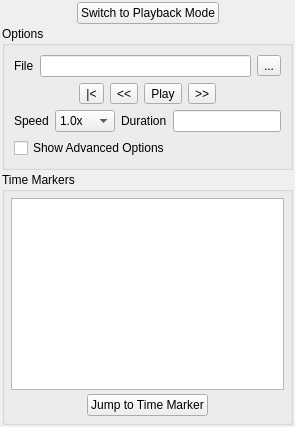
       <widget class="QWidget" name="mControlsPlaybackTab" >
        <attribute name="title" >
         <string>Playback</string>
        </attribute>
        <layout class="QVBoxLayout" >
         <property name="spacing" >
          <number>2</number>
         </property>
         <property name="margin" >
          <number>2</number>
         </property>
         <item>
          <layout class="QVBoxLayout" >
           <item>
            <layout class="QHBoxLayout" >
             <item>
              <spacer>
               <property name="orientation" >
                <enum>Qt::Horizontal</enum>
               </property>
               <property name="sizeHint" stdset="0" >
                <size>
                 <width>40</width>
                 <height>20</height>
                </size>
               </property>
              </spacer>
             </item>
             <item>
              <widget class="QPushButton" name="mPlaybackSwitchToPlaybackModePushButton" >
               <property name="toolTip" >
                <string>Switch to playback mode. This will disconnect you from the federation and </string>
               </property>
               <property name="text" >
                <string>Switch to Playback Mode</string>
               </property>
              </widget>
             </item>
             <item>
              <spacer>
               <property name="orientation" >
                <enum>Qt::Horizontal</enum>
               </property>
               <property name="sizeHint" stdset="0" >
                <size>
                 <width>40</width>
                 <height>20</height>
                </size>
               </property>
              </spacer>
             </item>
            </layout>
           </item>
          </layout>
         </item>
         <item>
          <widget class="QWidget" native="1" name="widget_2" >
           <layout class="QVBoxLayout" >
            <property name="spacing" >
             <number>0</number>
            </property>
            <property name="margin" >
             <number>0</number>
            </property>
            <item>
             <widget class="QGroupBox" name="mPlaybackOptionsGroupBox" >
              <property name="sizePolicy" >
               <sizepolicy vsizetype="Minimum" hsizetype="Preferred" >
                <horstretch>0</horstretch>
                <verstretch>0</verstretch>
               </sizepolicy>
              </property>
              <property name="title" >
               <string>Options</string>
              </property>
              <layout class="QVBoxLayout" >
               <item>
                <layout class="QHBoxLayout" >
                 <item>
                  <widget class="QLabel" name="mPlaybackFileLabel" >
                   <property name="text" >
                    <string>File</string>
                   </property>
                   <property name="buddy" >
                    <cstring>mRecordFileLineEdit</cstring>
                   </property>
                  </widget>
                 </item>
                 <item>
                  <widget class="QLineEdit" name="mPlaybackFileLineEdit" >
                   <property name="toolTip" >
                    <string>The input file. This is the file that you wish to play back.</string>
                   </property>
                   <property name="readOnly" >
                    <bool>true</bool>
                   </property>
                  </widget>
                 </item>
                 <item>
                  <widget class="QToolButton" name="mPlaybackFilePushButton" >
                   <property name="text" >
                    <string>...</string>
                   </property>
                  </widget>
                 </item>
                </layout>
               </item>
               <item>
                <layout class="QHBoxLayout" >
                 <item>
                  <spacer>
                   <property name="orientation" >
                    <enum>Qt::Horizontal</enum>
                   </property>
                   <property name="sizeHint" stdset="0" >
                    <size>
                     <width>40</width>
                     <height>20</height>
                    </size>
                   </property>
                  </spacer>
                 </item>
                 <item>
                  <widget class="QToolButton" name="mPlaybackStartOverPushButton" >
                   <property name="toolTip" >
                    <string>Restarts the playback of the scenario</string>
                   </property>
                   <property name="text" >
                    <string>|&lt;</string>
                   </property>
                  </widget>
                 </item>
                 <item>
                  <widget class="QToolButton" name="mPlaybackJumpToPrevTimeMarkerPushButton" >
                   <property name="toolTip" >
                    <string>Jumps to the previous time marker</string>
                   </property>
                   <property name="text" >
                    <string>&lt;&lt;</string>
                   </property>
                  </widget>
                 </item>
                 <item>
                  <widget class="QToolButton" name="mPlaybackPlayPushButton" >
                   <property name="toolTip" >
                    <string>Plays the current scenario</string>
                   </property>
                   <property name="text" >
                    <string>Play</string>
                   </property>
                  </widget>
                 </item>
                 <item>
                  <widget class="QToolButton" name="mPlaybackJumpToNextTimeMarkerPushButton" >
                   <property name="toolTip" >
                    <string>Jumps to the next time marker. </string>
                   </property>
                   <property name="text" >
                    <string>>></string>
                   </property>
                  </widget>
                 </item>
                 <item>
                  <spacer>
                   <property name="orientation" >
                    <enum>Qt::Horizontal</enum>
                   </property>
                   <property name="sizeHint" stdset="0" >
                    <size>
                     <width>40</width>
                     <height>20</height>
                    </size>
                   </property>
                  </spacer>
                 </item>
                </layout>
               </item>
               <item>
                <layout class="QHBoxLayout" >
                 <item>
                  <widget class="QLabel" name="mPlaybackPlaybackSpeedLabel" >
                   <property name="text" >
                    <string>Speed</string>
                   </property>
                   <property name="buddy" >
                    <cstring>mPlaybackPlaybackSpeedComboBox</cstring>
                   </property>
                  </widget>
                 </item>
                 <item>
                  <widget class="QComboBox" name="mPlaybackPlaybackSpeedComboBox" >
                   <property name="toolTip" >
                    <string>Changes the speed of the scenario.</string>
                   </property>
                   <property name="currentIndex" >
                    <number>3</number>
                   </property>
                   <item>
                    <property name="text" >
                     <string>0.1x</string>
                    </property>
                   </item>
                   <item>
                    <property name="text" >
                     <string>0.25x</string>
                    </property>
                   </item>
                   <item>
                    <property name="text" >
                     <string>0.5x</string>
                    </property>
                   </item>
                   <item>
                    <property name="text" >
                     <string>1.0x</string>
                    </property>
                   </item>
                   <item>
                    <property name="text" >
                     <string>1.5x</string>
                    </property>
                   </item>
                   <item>
                    <property name="text" >
                     <string>2.0x</string>
                    </property>
                   </item>
                   <item>
                    <property name="text" >
                     <string>4.0x</string>
                    </property>
                   </item>
                   <item>
                    <property name="text" >
                     <string>8.0x</string>
                    </property>
                   </item>
                   <item>
                    <property name="text" >
                     <string>16.0x</string>
                    </property>
                   </item>
                  </widget>
                 </item>
                 <item>
                  <widget class="QLabel" name="mPlaybackDurationLabel" >
                   <property name="text" >
                    <string>Duration</string>
                   </property>
                  </widget>
                 </item>
                 <item>
                  <widget class="QLineEdit" name="mPlaybackDurationLineEdit" >
                   <property name="alignment" >
                    <set>Qt::AlignRight</set>
                   </property>
                   <property name="readOnly" >
                    <bool>true</bool>
                   </property>
                  </widget>
                 </item>
                </layout>
               </item>
               <item>
                <widget class="QCheckBox" name="mPlaybackShowAdvancedOptionsCheckBox" >
                 <property name="toolTip" >
                  <string/>
                 </property>
                 <property name="text" >
                  <string>Show Advanced Options</string>
                 </property>
                </widget>
               </item>
              </layout>
             </widget>
            </item>
           </layout>
          </widget>
         </item>
         <item>
          <widget class="QWidget" native="1" name="widget" >
           <property name="sizePolicy" >
            <sizepolicy vsizetype="Preferred" hsizetype="Preferred" >
             <horstretch>0</horstretch>
             <verstretch>10</verstretch>
            </sizepolicy>
           </property>
           <layout class="QVBoxLayout" >
            <property name="spacing" >
             <number>0</number>
            </property>
            <property name="margin" >
             <number>0</number>
            </property>
            <item>
             <widget class="QWidget" native="1" name="widget_3" >
              <property name="sizePolicy" >
               <sizepolicy vsizetype="Preferred" hsizetype="Preferred" >
                <horstretch>0</horstretch>
                <verstretch>10</verstretch>
               </sizepolicy>
              </property>
              <layout class="QVBoxLayout" >
               <property name="spacing" >
                <number>0</number>
               </property>
               <property name="margin" >
                <number>0</number>
               </property>
               <item>
                <widget class="QGroupBox" name="mPlaybackTimeMarkersGroupBox" >
                 <property name="sizePolicy" >
                  <sizepolicy vsizetype="Expanding" hsizetype="Expanding" >
                   <horstretch>0</horstretch>
                   <verstretch>0</verstretch>
                  </sizepolicy>
                 </property>
                 <property name="title" >
                  <string>Time Markers</string>
                 </property>
                 <layout class="QVBoxLayout" >
                  <property name="spacing" >
                   <number>4</number>
                  </property>
                  <property name="margin" >
                   <number>6</number>
                  </property>
                  <item>
                   <widget class="QListWidget" name="mPlaybackTimeMarkersTextBox" >
                    <property name="toolTip" >
                     <string>Currently existing time markers in the scenario. </string>
                    </property>
                    <property name="layoutMode" >
                     <enum>QListView::Batched</enum>
                    </property>
                    <property name="batchSize" >
                     <number>1000</number>
                    </property>
                   </widget>
                  </item>
                  <item>
                   <widget class="QWidget" native="1" name="horizontalLayout_5" >
                    <layout class="QHBoxLayout" >
                     <property name="margin" >
                      <number>0</number>
                     </property>
                     <item>
                      <spacer>
                       <property name="orientation" >
                        <enum>Qt::Horizontal</enum>
                       </property>
                       <property name="sizeHint" stdset="0" >
                        <size>
                         <width>40</width>
                         <height>20</height>
                        </size>
                       </property>
                      </spacer>
                     </item>
                     <item>
                      <widget class="QPushButton" name="mPlaybackJumpToTimeMarkerPushButton" >
                       <property name="toolTip" >
                        <string>Go to the currently selected time marker. </string>
                       </property>
                       <property name="text" >
                        <string>Jump to Time Marker</string>
                       </property>
                      </widget>
                     </item>
                     <item>
                      <spacer>
                       <property name="orientation" >
                        <enum>Qt::Horizontal</enum>
                       </property>
                       <property name="sizeHint" stdset="0" >
                        <size>
                         <width>40</width>
                         <height>20</height>
                        </size>
                       </property>
                      </spacer>
                     </item>
                    </layout>
                   </widget>
                  </item>
                 </layout>
                </widget>
               </item>
              </layout>
             </widget>
            </item>
           </layout>
          </widget>
         </item>
        </layout>
       </widget>
